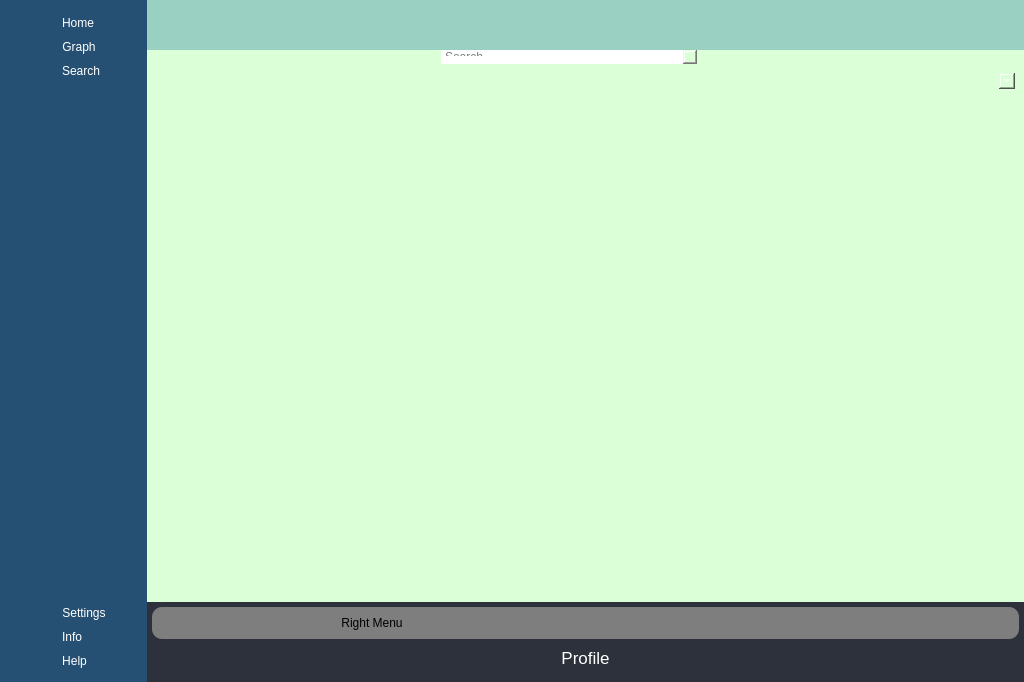
<?xml version="1.0" encoding="UTF-8"?>
<ui version="4.0">
 <class>MainWindow</class>
 <widget class="QMainWindow" name="MainWindow">
  <property name="geometry">
   <rect>
    <x>0</x>
    <y>0</y>
    <width>1024</width>
    <height>682</height>
   </rect>
  </property>
  <property name="windowTitle">
   <string>MainWindow</string>
  </property>
  <property name="styleSheet">
   <string notr="true">*{
	border:none;
	background-color:transparent;
	background:transparent;
	padding:0;
	margin:0;
	color:#fff;
}

#centralwidget{
	
	
	background-color: rgb(154, 208, 194);

}

#leftMenuSubContainer, #rightMenuSubContainer, #centerMenuSubContainer{
	
	background-color: rgb(38, 80, 115);
}
#leftMenuSubContainer QPushButton{
	text-align:left;
	padding: 5px 10px;
	border-top-left-radius: 10px;
	border-bottom-left-radius: 10px;
}
#centertMenuSubContainer QPushButton{
	text-align:left;
	padding: 5px 10px;
	border-top-left-radius: 10px;
	border-bottom-left-radius: 10px;
}
#centerMenuContainer{
	background-color: rgb(44, 49, 60);
}
#frame_9 {
	
	background-color: rgb(126, 126, 126);
	
	border-radius: 10px;
}

#headerContainer{
	
	background-color: rgb(44, 49, 60);
	border-color: rgb(85, 0, 255);
}

#graphBtn{
	
	color: rgb(170, 0, 0);
}</string>
  </property>
  <widget class="QWidget" name="centralwidget">
   <layout class="QHBoxLayout" name="horizontalLayout">
    <property name="spacing">
     <number>0</number>
    </property>
    <property name="sizeConstraint">
     <enum>QLayout::SetDefaultConstraint</enum>
    </property>
    <property name="leftMargin">
     <number>0</number>
    </property>
    <property name="topMargin">
     <number>0</number>
    </property>
    <property name="rightMargin">
     <number>0</number>
    </property>
    <property name="bottomMargin">
     <number>0</number>
    </property>
    <item>
     <widget class="QWidget" name="leftMenuContainer" native="true">
      <layout class="QVBoxLayout" name="verticalLayout">
       <property name="spacing">
        <number>0</number>
       </property>
       <property name="leftMargin">
        <number>0</number>
       </property>
       <property name="topMargin">
        <number>0</number>
       </property>
       <property name="rightMargin">
        <number>0</number>
       </property>
       <property name="bottomMargin">
        <number>0</number>
       </property>
       <item>
        <widget class="QWidget" name="leftMenuSubContainer" native="true">
         <layout class="QVBoxLayout" name="verticalLayout_2">
          <property name="spacing">
           <number>0</number>
          </property>
          <property name="leftMargin">
           <number>5</number>
          </property>
          <property name="topMargin">
           <number>0</number>
          </property>
          <property name="rightMargin">
           <number>0</number>
          </property>
          <property name="bottomMargin">
           <number>0</number>
          </property>
          <item alignment="Qt::AlignTop">
           <widget class="QFrame" name="frame_2">
            <property name="sizePolicy">
             <sizepolicy hsizetype="Preferred" vsizetype="Preferred">
              <horstretch>0</horstretch>
              <verstretch>0</verstretch>
             </sizepolicy>
            </property>
            <property name="frameShape">
             <enum>QFrame::StyledPanel</enum>
            </property>
            <property name="frameShadow">
             <enum>QFrame::Raised</enum>
            </property>
            <layout class="QVBoxLayout" name="verticalLayout_4">
             <property name="spacing">
              <number>0</number>
             </property>
             <property name="leftMargin">
              <number>0</number>
             </property>
             <property name="topMargin">
              <number>10</number>
             </property>
             <property name="rightMargin">
              <number>0</number>
             </property>
             <property name="bottomMargin">
              <number>10</number>
             </property>
             <item>
              <widget class="QPushButton" name="homeBtn">
               <property name="toolTip">
                <string>Home</string>
               </property>
               <property name="styleSheet">
                <string notr="true"/>
               </property>
               <property name="text">
                <string/>
               </property>
               <property name="icon">
                <iconset resource="resources.qrc">
                 <normaloff>:/icons/icons/home.svg</normaloff>:/icons/icons/home.svg</iconset>
               </property>
               <property name="iconSize">
                <size>
                 <width>24</width>
                 <height>24</height>
                </size>
               </property>
               <property name="checkable">
                <bool>true</bool>
               </property>
              </widget>
             </item>
             <item>
              <widget class="QPushButton" name="dataBtn">
               <property name="toolTip">
                <string>Data Analysis</string>
               </property>
               <property name="text">
                <string/>
               </property>
               <property name="icon">
                <iconset resource="resources.qrc">
                 <normaloff>:/icons/icons/list.svg</normaloff>:/icons/icons/list.svg</iconset>
               </property>
               <property name="iconSize">
                <size>
                 <width>24</width>
                 <height>24</height>
                </size>
               </property>
              </widget>
             </item>
             <item>
              <widget class="QPushButton" name="searchBtn">
               <property name="toolTip">
                <string>Reports</string>
               </property>
               <property name="text">
                <string/>
               </property>
               <property name="icon">
                <iconset resource="resources.qrc">
                 <normaloff>:/icons/icons/search.svg</normaloff>:/icons/icons/search.svg</iconset>
               </property>
               <property name="iconSize">
                <size>
                 <width>24</width>
                 <height>24</height>
                </size>
               </property>
              </widget>
             </item>
            </layout>
           </widget>
          </item>
          <item>
           <spacer name="verticalSpacer">
            <property name="orientation">
             <enum>Qt::Vertical</enum>
            </property>
            <property name="sizeHint" stdset="0">
             <size>
              <width>20</width>
              <height>30</height>
             </size>
            </property>
           </spacer>
          </item>
          <item alignment="Qt::AlignBottom">
           <widget class="QFrame" name="frame_3">
            <property name="frameShape">
             <enum>QFrame::StyledPanel</enum>
            </property>
            <property name="frameShadow">
             <enum>QFrame::Raised</enum>
            </property>
            <layout class="QVBoxLayout" name="verticalLayout_3">
             <property name="spacing">
              <number>0</number>
             </property>
             <property name="leftMargin">
              <number>0</number>
             </property>
             <property name="topMargin">
              <number>10</number>
             </property>
             <property name="rightMargin">
              <number>0</number>
             </property>
             <property name="bottomMargin">
              <number>10</number>
             </property>
             <item>
              <widget class="QPushButton" name="settingBtn">
               <property name="toolTip">
                <string>Go to Settings</string>
               </property>
               <property name="text">
                <string/>
               </property>
               <property name="icon">
                <iconset resource="resources.qrc">
                 <normaloff>:/icons/icons/settings.svg</normaloff>:/icons/icons/settings.svg</iconset>
               </property>
               <property name="iconSize">
                <size>
                 <width>24</width>
                 <height>24</height>
                </size>
               </property>
              </widget>
             </item>
             <item>
              <widget class="QPushButton" name="infoBtn">
               <property name="toolTip">
                <string>Information about the App</string>
               </property>
               <property name="text">
                <string/>
               </property>
               <property name="icon">
                <iconset resource="resources.qrc">
                 <normaloff>:/icons/icons/info.svg</normaloff>:/icons/icons/info.svg</iconset>
               </property>
               <property name="iconSize">
                <size>
                 <width>24</width>
                 <height>24</height>
                </size>
               </property>
              </widget>
             </item>
             <item>
              <widget class="QPushButton" name="helpBtn">
               <property name="toolTip">
                <string>Get more help</string>
               </property>
               <property name="text">
                <string/>
               </property>
               <property name="icon">
                <iconset resource="resources.qrc">
                 <normaloff>:/icons/icons/help-circle.svg</normaloff>:/icons/icons/help-circle.svg</iconset>
               </property>
               <property name="iconSize">
                <size>
                 <width>24</width>
                 <height>24</height>
                </size>
               </property>
              </widget>
             </item>
            </layout>
           </widget>
          </item>
         </layout>
        </widget>
       </item>
      </layout>
     </widget>
    </item>
    <item>
     <widget class="QWidget" name="centerMenuContainer" native="true">
      <property name="minimumSize">
       <size>
        <width>90</width>
        <height>0</height>
       </size>
      </property>
      <layout class="QVBoxLayout" name="verticalLayout_6">
       <property name="spacing">
        <number>0</number>
       </property>
       <property name="leftMargin">
        <number>0</number>
       </property>
       <property name="topMargin">
        <number>0</number>
       </property>
       <property name="rightMargin">
        <number>0</number>
       </property>
       <property name="bottomMargin">
        <number>0</number>
       </property>
       <item alignment="Qt::AlignLeft">
        <widget class="QWidget" name="centerMenuSubContainer" native="true">
         <property name="minimumSize">
          <size>
           <width>90</width>
           <height>0</height>
          </size>
         </property>
         <layout class="QVBoxLayout" name="verticalLayout_9">
          <property name="spacing">
           <number>0</number>
          </property>
          <property name="leftMargin">
           <number>5</number>
          </property>
          <property name="topMargin">
           <number>0</number>
          </property>
          <property name="rightMargin">
           <number>0</number>
          </property>
          <property name="bottomMargin">
           <number>0</number>
          </property>
          <item>
           <widget class="QFrame" name="frame_4">
            <property name="sizePolicy">
             <sizepolicy hsizetype="Preferred" vsizetype="Preferred">
              <horstretch>0</horstretch>
              <verstretch>0</verstretch>
             </sizepolicy>
            </property>
            <property name="frameShape">
             <enum>QFrame::StyledPanel</enum>
            </property>
            <property name="frameShadow">
             <enum>QFrame::Raised</enum>
            </property>
            <layout class="QVBoxLayout" name="verticalLayout_5">
             <property name="spacing">
              <number>10</number>
             </property>
             <property name="leftMargin">
              <number>0</number>
             </property>
             <property name="topMargin">
              <number>16</number>
             </property>
             <property name="rightMargin">
              <number>0</number>
             </property>
             <item>
              <widget class="QPushButton" name="homeBtn_2">
               <property name="sizePolicy">
                <sizepolicy hsizetype="Fixed" vsizetype="Fixed">
                 <horstretch>0</horstretch>
                 <verstretch>0</verstretch>
                </sizepolicy>
               </property>
               <property name="toolTip">
                <string>Home</string>
               </property>
               <property name="styleSheet">
                <string notr="true"/>
               </property>
               <property name="text">
                <string>Home</string>
               </property>
               <property name="icon">
                <iconset resource="resources.qrc">
                 <normaloff>:/icons/icons/home.svg</normaloff>:/icons/icons/home.svg</iconset>
               </property>
               <property name="iconSize">
                <size>
                 <width>24</width>
                 <height>24</height>
                </size>
               </property>
               <property name="checkable">
                <bool>true</bool>
               </property>
              </widget>
             </item>
             <item>
              <widget class="QPushButton" name="dataBtn_2">
               <property name="sizePolicy">
                <sizepolicy hsizetype="Fixed" vsizetype="Fixed">
                 <horstretch>0</horstretch>
                 <verstretch>0</verstretch>
                </sizepolicy>
               </property>
               <property name="toolTip">
                <string>Data Analysis</string>
               </property>
               <property name="text">
                <string>Graph</string>
               </property>
               <property name="icon">
                <iconset resource="resources.qrc">
                 <normaloff>:/icons/icons/list.svg</normaloff>:/icons/icons/list.svg</iconset>
               </property>
               <property name="iconSize">
                <size>
                 <width>24</width>
                 <height>24</height>
                </size>
               </property>
               <property name="flat">
                <bool>false</bool>
               </property>
              </widget>
             </item>
             <item>
              <widget class="QPushButton" name="searchBtn_2">
               <property name="sizePolicy">
                <sizepolicy hsizetype="Fixed" vsizetype="Fixed">
                 <horstretch>0</horstretch>
                 <verstretch>0</verstretch>
                </sizepolicy>
               </property>
               <property name="toolTip">
                <string>Reports</string>
               </property>
               <property name="text">
                <string>Search</string>
               </property>
               <property name="icon">
                <iconset resource="resources.qrc">
                 <normaloff>:/icons/icons/search.svg</normaloff>:/icons/icons/search.svg</iconset>
               </property>
               <property name="iconSize">
                <size>
                 <width>24</width>
                 <height>24</height>
                </size>
               </property>
              </widget>
             </item>
            </layout>
           </widget>
          </item>
          <item>
           <spacer name="verticalSpacer_2">
            <property name="orientation">
             <enum>Qt::Vertical</enum>
            </property>
            <property name="sizeHint" stdset="0">
             <size>
              <width>20</width>
              <height>30</height>
             </size>
            </property>
           </spacer>
          </item>
          <item>
           <widget class="QFrame" name="frame_5">
            <property name="frameShape">
             <enum>QFrame::StyledPanel</enum>
            </property>
            <property name="frameShadow">
             <enum>QFrame::Raised</enum>
            </property>
            <layout class="QVBoxLayout" name="verticalLayout_7">
             <property name="spacing">
              <number>10</number>
             </property>
             <property name="leftMargin">
              <number>0</number>
             </property>
             <property name="topMargin">
              <number>0</number>
             </property>
             <property name="rightMargin">
              <number>0</number>
             </property>
             <property name="bottomMargin">
              <number>14</number>
             </property>
             <item>
              <widget class="QPushButton" name="settingBtn_2">
               <property name="sizePolicy">
                <sizepolicy hsizetype="Fixed" vsizetype="Fixed">
                 <horstretch>0</horstretch>
                 <verstretch>0</verstretch>
                </sizepolicy>
               </property>
               <property name="toolTip">
                <string>Go to Settings</string>
               </property>
               <property name="text">
                <string>Settings</string>
               </property>
               <property name="icon">
                <iconset resource="resources.qrc">
                 <normaloff>:/icons/icons/settings.svg</normaloff>:/icons/icons/settings.svg</iconset>
               </property>
               <property name="iconSize">
                <size>
                 <width>24</width>
                 <height>24</height>
                </size>
               </property>
              </widget>
             </item>
             <item>
              <widget class="QPushButton" name="infoBtn_2">
               <property name="sizePolicy">
                <sizepolicy hsizetype="Fixed" vsizetype="Fixed">
                 <horstretch>0</horstretch>
                 <verstretch>0</verstretch>
                </sizepolicy>
               </property>
               <property name="toolTip">
                <string>Information about the App</string>
               </property>
               <property name="layoutDirection">
                <enum>Qt::LeftToRight</enum>
               </property>
               <property name="text">
                <string>Info</string>
               </property>
               <property name="icon">
                <iconset resource="resources.qrc">
                 <normaloff>:/icons/icons/info.svg</normaloff>:/icons/icons/info.svg</iconset>
               </property>
               <property name="iconSize">
                <size>
                 <width>24</width>
                 <height>24</height>
                </size>
               </property>
              </widget>
             </item>
             <item>
              <widget class="QPushButton" name="helpBtn_2">
               <property name="sizePolicy">
                <sizepolicy hsizetype="Fixed" vsizetype="Fixed">
                 <horstretch>0</horstretch>
                 <verstretch>0</verstretch>
                </sizepolicy>
               </property>
               <property name="toolTip">
                <string>Get more help</string>
               </property>
               <property name="text">
                <string>Help</string>
               </property>
               <property name="icon">
                <iconset resource="resources.qrc">
                 <normaloff>:/icons/icons/help-circle.svg</normaloff>:/icons/icons/help-circle.svg</iconset>
               </property>
               <property name="iconSize">
                <size>
                 <width>24</width>
                 <height>24</height>
                </size>
               </property>
              </widget>
             </item>
            </layout>
           </widget>
          </item>
         </layout>
        </widget>
       </item>
      </layout>
     </widget>
    </item>
    <item>
     <widget class="QWidget" name="mainBodyContainer" native="true">
      <property name="sizePolicy">
       <sizepolicy hsizetype="Expanding" vsizetype="Preferred">
        <horstretch>0</horstretch>
        <verstretch>0</verstretch>
       </sizepolicy>
      </property>
      <property name="styleSheet">
       <string notr="true">background-color: rgb(219, 255, 215);</string>
      </property>
      <layout class="QVBoxLayout" name="verticalLayout_11">
       <property name="spacing">
        <number>0</number>
       </property>
       <property name="leftMargin">
        <number>0</number>
       </property>
       <property name="topMargin">
        <number>0</number>
       </property>
       <property name="rightMargin">
        <number>0</number>
       </property>
       <property name="bottomMargin">
        <number>0</number>
       </property>
       <item alignment="Qt::AlignTop">
        <widget class="QWidget" name="headerContainer" native="true">
         <property name="styleSheet">
          <string notr="true">background-color: rgb(154, 208, 194);</string>
         </property>
         <layout class="QHBoxLayout" name="horizontalLayout_5">
          <item alignment="Qt::AlignLeft">
           <widget class="QFrame" name="frame_6">
            <property name="frameShape">
             <enum>QFrame::StyledPanel</enum>
            </property>
            <property name="frameShadow">
             <enum>QFrame::Raised</enum>
            </property>
            <layout class="QHBoxLayout" name="horizontalLayout_7">
             <item>
              <widget class="QPushButton" name="menuButton">
               <property name="toolTip">
                <string>Menu</string>
               </property>
               <property name="text">
                <string/>
               </property>
               <property name="icon">
                <iconset resource="resources.qrc">
                 <normaloff>:/icons/icons/align-justify.svg</normaloff>:/icons/icons/align-justify.svg</iconset>
               </property>
               <property name="iconSize">
                <size>
                 <width>24</width>
                 <height>24</height>
                </size>
               </property>
               <property name="checkable">
                <bool>true</bool>
               </property>
              </widget>
             </item>
            </layout>
           </widget>
          </item>
          <item alignment="Qt::AlignHCenter">
           <widget class="QFrame" name="frame_7">
            <property name="frameShape">
             <enum>QFrame::StyledPanel</enum>
            </property>
            <property name="frameShadow">
             <enum>QFrame::Raised</enum>
            </property>
            <layout class="QHBoxLayout" name="horizontalLayout_6">
             <property name="spacing">
              <number>6</number>
             </property>
             <property name="leftMargin">
              <number>0</number>
             </property>
             <property name="topMargin">
              <number>0</number>
             </property>
             <property name="rightMargin">
              <number>0</number>
             </property>
             <property name="bottomMargin">
              <number>0</number>
             </property>
             <item>
              <widget class="QPushButton" name="pushButton_6">
               <property name="text">
                <string/>
               </property>
               <property name="icon">
                <iconset resource="resources.qrc">
                 <normaloff>:/icons/icons/more-horizontal.svg</normaloff>:/icons/icons/more-horizontal.svg</iconset>
               </property>
               <property name="iconSize">
                <size>
                 <width>24</width>
                 <height>24</height>
                </size>
               </property>
              </widget>
             </item>
             <item>
              <widget class="QPushButton" name="pushButton_5">
               <property name="styleSheet">
                <string notr="true"/>
               </property>
               <property name="text">
                <string/>
               </property>
               <property name="icon">
                <iconset resource="resources.qrc">
                 <normaloff>:/icons/icons/user.svg</normaloff>:/icons/icons/user.svg</iconset>
               </property>
               <property name="iconSize">
                <size>
                 <width>24</width>
                 <height>24</height>
                </size>
               </property>
              </widget>
             </item>
            </layout>
           </widget>
          </item>
          <item alignment="Qt::AlignRight">
           <widget class="QFrame" name="frame_8">
            <property name="frameShape">
             <enum>QFrame::StyledPanel</enum>
            </property>
            <property name="frameShadow">
             <enum>QFrame::Raised</enum>
            </property>
            <layout class="QHBoxLayout" name="horizontalLayout_4">
             <property name="spacing">
              <number>6</number>
             </property>
             <property name="leftMargin">
              <number>0</number>
             </property>
             <property name="topMargin">
              <number>0</number>
             </property>
             <property name="rightMargin">
              <number>0</number>
             </property>
             <property name="bottomMargin">
              <number>0</number>
             </property>
             <item alignment="Qt::AlignHCenter">
              <widget class="QPushButton" name="minimizeBtn">
               <property name="text">
                <string/>
               </property>
               <property name="icon">
                <iconset resource="resources.qrc">
                 <normaloff>:/icons/icons/minus.svg</normaloff>:/icons/icons/minus.svg</iconset>
               </property>
               <property name="iconSize">
                <size>
                 <width>24</width>
                 <height>24</height>
                </size>
               </property>
              </widget>
             </item>
             <item alignment="Qt::AlignHCenter">
              <widget class="QPushButton" name="restoreBtn">
               <property name="text">
                <string/>
               </property>
               <property name="icon">
                <iconset resource="resources.qrc">
                 <normaloff>:/icons/icons/square.svg</normaloff>:/icons/icons/square.svg</iconset>
               </property>
               <property name="iconSize">
                <size>
                 <width>24</width>
                 <height>24</height>
                </size>
               </property>
              </widget>
             </item>
             <item alignment="Qt::AlignHCenter">
              <widget class="QPushButton" name="closeBtn">
               <property name="text">
                <string/>
               </property>
               <property name="icon">
                <iconset resource="resources.qrc">
                 <normaloff>:/icons/icons/x.svg</normaloff>:/icons/icons/x.svg</iconset>
               </property>
               <property name="iconSize">
                <size>
                 <width>24</width>
                 <height>24</height>
                </size>
               </property>
              </widget>
             </item>
            </layout>
           </widget>
          </item>
         </layout>
        </widget>
       </item>
       <item>
        <widget class="QStackedWidget" name="stackedWidget">
         <property name="currentIndex">
          <number>2</number>
         </property>
         <widget class="QWidget" name="graphPage">
          <layout class="QVBoxLayout" name="verticalLayout_8">
           <property name="spacing">
            <number>0</number>
           </property>
           <property name="leftMargin">
            <number>0</number>
           </property>
           <property name="topMargin">
            <number>0</number>
           </property>
           <property name="rightMargin">
            <number>0</number>
           </property>
           <property name="bottomMargin">
            <number>0</number>
           </property>
           <item>
            <widget class="QFrame" name="graphFrame">
             <property name="frameShape">
              <enum>QFrame::StyledPanel</enum>
             </property>
             <property name="frameShadow">
              <enum>QFrame::Raised</enum>
             </property>
             <widget class="QPushButton" name="graphBtn">
              <property name="geometry">
               <rect>
                <x>20</x>
                <y>10</y>
                <width>121</width>
                <height>31</height>
               </rect>
              </property>
              <property name="font">
               <font>
                <pointsize>12</pointsize>
                <weight>75</weight>
                <bold>true</bold>
               </font>
              </property>
              <property name="styleSheet">
               <string notr="true">QPushButton{
background-color:transparent;
	background:transparent;
}</string>
              </property>
              <property name="text">
               <string>Create Graph</string>
              </property>
             </widget>
            </widget>
           </item>
          </layout>
         </widget>
         <widget class="QWidget" name="homePage"/>
         <widget class="QWidget" name="searchPage">
          <layout class="QVBoxLayout" name="verticalLayout_10">
           <property name="spacing">
            <number>0</number>
           </property>
           <property name="leftMargin">
            <number>0</number>
           </property>
           <property name="topMargin">
            <number>0</number>
           </property>
           <property name="rightMargin">
            <number>0</number>
           </property>
           <property name="bottomMargin">
            <number>0</number>
           </property>
           <item alignment="Qt::AlignTop">
            <widget class="QFrame" name="searchFrame">
             <property name="styleSheet">
              <string notr="true">#frame_11{
	background-color: transparent;
}
#searchBar{
	background-color: rgb(255, 255, 255);
	color: rgb(0, 0, 0);
}</string>
             </property>
             <property name="frameShape">
              <enum>QFrame::StyledPanel</enum>
             </property>
             <property name="frameShadow">
              <enum>QFrame::Raised</enum>
             </property>
             <layout class="QVBoxLayout" name="verticalLayout_16">
              <property name="spacing">
               <number>0</number>
              </property>
              <property name="leftMargin">
               <number>0</number>
              </property>
              <property name="topMargin">
               <number>0</number>
              </property>
              <property name="rightMargin">
               <number>0</number>
              </property>
              <property name="bottomMargin">
               <number>0</number>
              </property>
              <item alignment="Qt::AlignHCenter|Qt::AlignTop">
               <widget class="QFrame" name="frame">
                <property name="frameShape">
                 <enum>QFrame::StyledPanel</enum>
                </property>
                <property name="frameShadow">
                 <enum>QFrame::Raised</enum>
                </property>
                <layout class="QVBoxLayout" name="verticalLayout_17">
                 <property name="spacing">
                  <number>0</number>
                 </property>
                 <property name="leftMargin">
                  <number>0</number>
                 </property>
                 <property name="topMargin">
                  <number>0</number>
                 </property>
                 <property name="rightMargin">
                  <number>0</number>
                 </property>
                 <property name="bottomMargin">
                  <number>0</number>
                 </property>
                 <item alignment="Qt::AlignTop">
                  <widget class="QFrame" name="frame_11">
                   <property name="sizePolicy">
                    <sizepolicy hsizetype="Fixed" vsizetype="Preferred">
                     <horstretch>0</horstretch>
                     <verstretch>0</verstretch>
                    </sizepolicy>
                   </property>
                   <property name="styleSheet">
                    <string notr="true"/>
                   </property>
                   <property name="frameShape">
                    <enum>QFrame::StyledPanel</enum>
                   </property>
                   <property name="frameShadow">
                    <enum>QFrame::Raised</enum>
                   </property>
                   <layout class="QHBoxLayout" name="horizontalLayout_2">
                    <property name="spacing">
                     <number>0</number>
                    </property>
                    <property name="leftMargin">
                     <number>0</number>
                    </property>
                    <property name="topMargin">
                     <number>0</number>
                    </property>
                    <property name="rightMargin">
                     <number>0</number>
                    </property>
                    <property name="bottomMargin">
                     <number>0</number>
                    </property>
                    <item alignment="Qt::AlignTop">
                     <widget class="QTextEdit" name="searchBar">
                      <property name="sizePolicy">
                       <sizepolicy hsizetype="Minimum" vsizetype="Ignored">
                        <horstretch>0</horstretch>
                        <verstretch>0</verstretch>
                       </sizepolicy>
                      </property>
                      <property name="placeholderText">
                       <string>Search</string>
                      </property>
                     </widget>
                    </item>
                    <item alignment="Qt::AlignHCenter|Qt::AlignVCenter">
                     <widget class="QPushButton" name="pushButton">
                      <property name="sizePolicy">
                       <sizepolicy hsizetype="Preferred" vsizetype="Preferred">
                        <horstretch>0</horstretch>
                        <verstretch>0</verstretch>
                       </sizepolicy>
                      </property>
                      <property name="text">
                       <string/>
                      </property>
                      <property name="icon">
                       <iconset resource="resources.qrc">
                        <normaloff>:/icons/icons/search.svg</normaloff>:/icons/icons/search.svg</iconset>
                      </property>
                      <property name="iconSize">
                       <size>
                        <width>24</width>
                        <height>24</height>
                       </size>
                      </property>
                     </widget>
                    </item>
                   </layout>
                  </widget>
                 </item>
                </layout>
               </widget>
              </item>
              <item>
               <widget class="QFrame" name="frame_10">
                <property name="frameShape">
                 <enum>QFrame::StyledPanel</enum>
                </property>
                <property name="frameShadow">
                 <enum>QFrame::Raised</enum>
                </property>
                <layout class="QVBoxLayout" name="verticalLayout_18">
                 <item>
                  <widget class="QComboBox" name="searchResult"/>
                 </item>
                </layout>
               </widget>
              </item>
             </layout>
            </widget>
           </item>
          </layout>
         </widget>
        </widget>
       </item>
       <item alignment="Qt::AlignBottom">
        <widget class="QWidget" name="mainBodyContent" native="true">
         <layout class="QHBoxLayout" name="horizontalLayout_8">
          <property name="spacing">
           <number>0</number>
          </property>
          <property name="leftMargin">
           <number>0</number>
          </property>
          <property name="topMargin">
           <number>0</number>
          </property>
          <property name="rightMargin">
           <number>0</number>
          </property>
          <property name="bottomMargin">
           <number>0</number>
          </property>
          <item>
           <widget class="QWidget" name="mainContentsContainer" native="true"/>
          </item>
          <item>
           <widget class="QWidget" name="rightMenuContainer" native="true">
            <property name="minimumSize">
             <size>
              <width>200</width>
              <height>0</height>
             </size>
            </property>
            <property name="styleSheet">
             <string notr="true">*{
	border:none;
	background-color:transparent;
	background:transparent;
	padding:0;
	margin:0;
	color:#fff;
}
QWidget{background-color: rgb(44, 49, 60)}
</string>
            </property>
            <layout class="QVBoxLayout" name="verticalLayout_12">
             <property name="spacing">
              <number>0</number>
             </property>
             <property name="leftMargin">
              <number>0</number>
             </property>
             <property name="topMargin">
              <number>0</number>
             </property>
             <property name="rightMargin">
              <number>0</number>
             </property>
             <property name="bottomMargin">
              <number>0</number>
             </property>
             <item>
              <widget class="QWidget" name="rightMenuSubContainer" native="true">
               <property name="minimumSize">
                <size>
                 <width>200</width>
                 <height>0</height>
                </size>
               </property>
               <property name="styleSheet">
                <string notr="true"/>
               </property>
               <layout class="QVBoxLayout" name="verticalLayout_13">
                <property name="spacing">
                 <number>0</number>
                </property>
                <property name="leftMargin">
                 <number>5</number>
                </property>
                <property name="topMargin">
                 <number>5</number>
                </property>
                <property name="rightMargin">
                 <number>5</number>
                </property>
                <property name="bottomMargin">
                 <number>5</number>
                </property>
                <item alignment="Qt::AlignBottom">
                 <widget class="QFrame" name="frame_9">
                  <property name="styleSheet">
                   <string notr="true">#frame_9{
	background-color: rgb(126, 126, 126);
	border-radius: 10px;
}</string>
                  </property>
                  <property name="frameShape">
                   <enum>QFrame::StyledPanel</enum>
                  </property>
                  <property name="frameShadow">
                   <enum>QFrame::Raised</enum>
                  </property>
                  <layout class="QHBoxLayout" name="horizontalLayout_9">
                   <item>
                    <widget class="QLabel" name="label_6">
                     <property name="styleSheet">
                      <string notr="true">
background-color: rgb(126, 126, 126);
color: rgb(0, 0, 0);</string>
                     </property>
                     <property name="text">
                      <string>Right Menu</string>
                     </property>
                     <property name="alignment">
                      <set>Qt::AlignCenter</set>
                     </property>
                    </widget>
                   </item>
                   <item alignment="Qt::AlignRight">
                    <widget class="QPushButton" name="pushButton_2">
                     <property name="styleSheet">
                      <string notr="true">
background-color: rgb(126, 126, 126);
</string>
                     </property>
                     <property name="text">
                      <string/>
                     </property>
                     <property name="icon">
                      <iconset resource="resources.qrc">
                       <normaloff>:/icons/icons/x-circle.svg</normaloff>:/icons/icons/x-circle.svg</iconset>
                     </property>
                     <property name="iconSize">
                      <size>
                       <width>24</width>
                       <height>24</height>
                      </size>
                     </property>
                    </widget>
                   </item>
                  </layout>
                 </widget>
                </item>
                <item>
                 <widget class="QStackedWidget" name="stackedWidget_2">
                  <widget class="QWidget" name="page">
                   <layout class="QVBoxLayout" name="verticalLayout_14">
                    <property name="spacing">
                     <number>0</number>
                    </property>
                    <property name="leftMargin">
                     <number>0</number>
                    </property>
                    <property name="topMargin">
                     <number>0</number>
                    </property>
                    <property name="rightMargin">
                     <number>0</number>
                    </property>
                    <property name="bottomMargin">
                     <number>0</number>
                    </property>
                    <item>
                     <widget class="QLabel" name="label_7">
                      <property name="font">
                       <font>
                        <pointsize>13</pointsize>
                       </font>
                      </property>
                      <property name="styleSheet">
                       <string notr="true">background-color: rgb(44, 49, 60);</string>
                      </property>
                      <property name="text">
                       <string>Profile</string>
                      </property>
                      <property name="alignment">
                       <set>Qt::AlignCenter</set>
                      </property>
                     </widget>
                    </item>
                   </layout>
                  </widget>
                  <widget class="QWidget" name="page_2">
                   <layout class="QVBoxLayout" name="verticalLayout_15">
                    <item>
                     <widget class="QLabel" name="label_8">
                      <property name="font">
                       <font>
                        <pointsize>13</pointsize>
                       </font>
                      </property>
                      <property name="styleSheet">
                       <string notr="true">background-color: rgb(123, 176, 255);</string>
                      </property>
                      <property name="text">
                       <string>More...</string>
                      </property>
                      <property name="alignment">
                       <set>Qt::AlignCenter</set>
                      </property>
                     </widget>
                    </item>
                   </layout>
                  </widget>
                 </widget>
                </item>
               </layout>
              </widget>
             </item>
            </layout>
           </widget>
          </item>
         </layout>
        </widget>
       </item>
      </layout>
     </widget>
    </item>
   </layout>
  </widget>
 </widget>
 <resources>
  <include location="resources.qrc"/>
 </resources>
 <connections/>
</ui>
